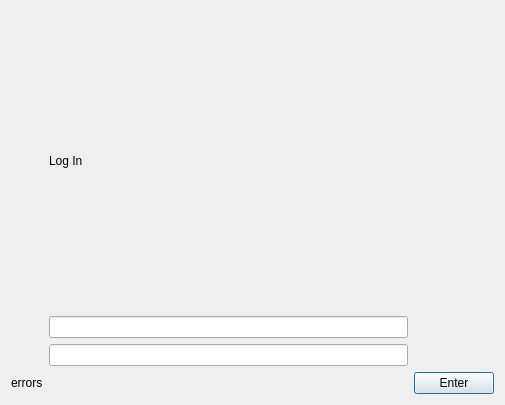
<?xml version="1.0" encoding="UTF-8"?>
<ui version="4.0">
 <class>Dialog</class>
 <widget class="QDialog" name="Dialog">
  <property name="geometry">
   <rect>
    <x>0</x>
    <y>0</y>
    <width>505</width>
    <height>405</height>
   </rect>
  </property>
  <property name="windowTitle">
   <string>Dialog</string>
  </property>
  <layout class="QGridLayout" name="gridLayout">
   <item row="8" column="0">
    <widget class="QLabel" name="error_label">
     <property name="text">
      <string>errors</string>
     </property>
    </widget>
   </item>
   <item row="8" column="2">
    <widget class="QPushButton" name="login_btn">
     <property name="text">
      <string>Enter</string>
     </property>
    </widget>
   </item>
   <item row="3" column="1">
    <widget class="QLineEdit" name="password_edit"/>
   </item>
   <item row="2" column="1">
    <widget class="QLineEdit" name="email_edit"/>
   </item>
   <item row="0" column="1">
    <widget class="QLabel" name="LogIn">
     <property name="text">
      <string>Log In</string>
     </property>
    </widget>
   </item>
  </layout>
 </widget>
 <resources/>
 <connections/>
</ui>
